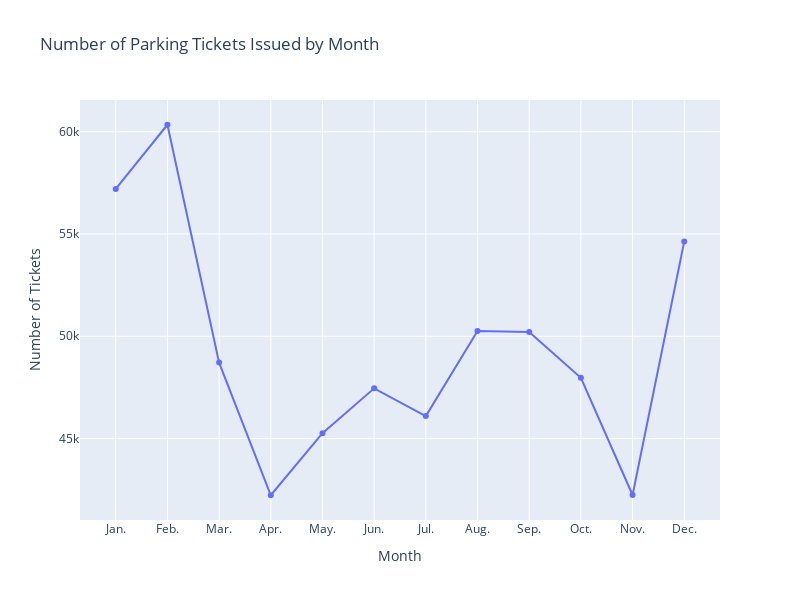

Here is the notebook cell this chart was saved with:
### Code cell
fig = px.line(tickets_by_month,
              x='Month',
              y='count',
              title='Number of Parking Tickets Issued by Month',
              labels={'count': 'Number of Tickets'},
              markers=True,
              width=800, height=600
              )

fig.update_layout(showlegend=False)
fig

### Figure 1 — Plotly figure (JSON) as saved in the notebook; plotly's stock layout.template omitted (floating-point values rounded to 4 significant figures)
{"data": [{"hovertemplate": "Month=%{x}<br>Number of Tickets=%{y}<extra></extra>", "legendgroup": "", "line": {"color": "#636efa", "dash": "solid"}, "marker": {"symbol": "circle"}, "mode": "markers+lines", "name": "", "orientation": "v", "showlegend": false, "type": "scatter", "x": ["Jan.", "Feb.", "Mar.", "Apr.", "May.", "Jun.", "Jul.", "Aug.", "Sep.", "Oct.", "Nov.", "Dec."], "xaxis": "x", "y": [57204, 60345, 48713, 42225, 45260, 47453, 46098, 50254, 50207, 47969, 42237, 54636], "yaxis": "y"}], "layout": {"height": 600, "legend": {"tracegroupgap": 0}, "showlegend": false, "title": {"text": "Number of Parking Tickets Issued by Month"}, "width": 800, "xaxis": {"anchor": "y", "domain": [0, 1], "title": {"text": "Month"}}, "yaxis": {"anchor": "x", "domain": [0, 1], "title": {"text": "Number of Tickets"}}}}
